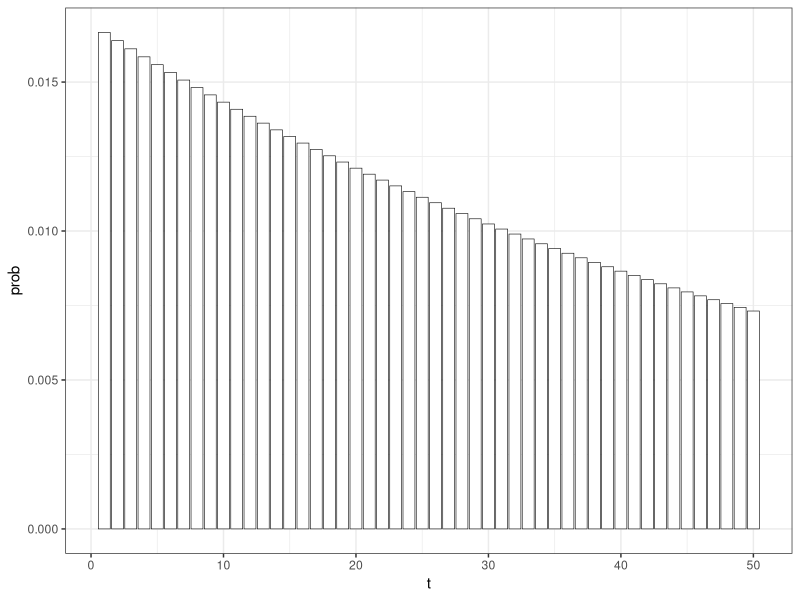
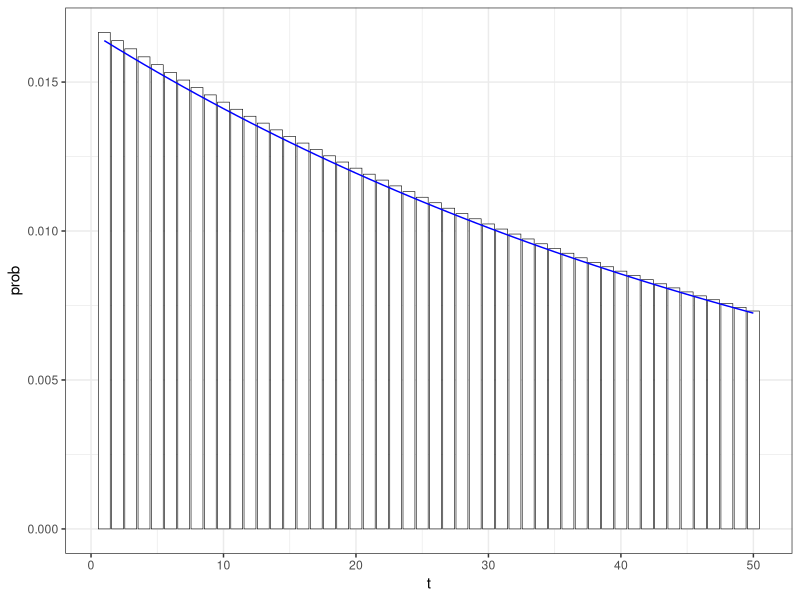

These charts were generated, in order, by the following R code:
## ---- chunk 1
library(tidyverse)
## ---- chunk 2
G <- function(N, t) {
  (1 - (1 / (2 * N)))^(t - 1) * (1 / (2 * N) )
}
## ---- chunk 3
geomet <- tibble(
  t = 1:50,
  prob = G(30, 1:50)
)

ggplot(geomet, aes(x = t, y = prob)) +
  geom_col(colour = "black", fill = "white", linewidth = 0.2) +
  theme_bw()
## ---- chunk 4
E <- function(N, t) {
  (1 / (2 * N)) * exp(-t / (2 * N))
}
## ---- chunk 5
expy <- tibble(
  t = 1:50,
  density = E(30, 1:50)
)

ggplot() +
  geom_col(data = geomet, aes(x = t, y = prob), 
           colour = "black", fill = "white", linewidth = 0.2) +
  geom_line(data = expy, aes(x = t, y = density), colour = "blue") +
  theme_bw()

